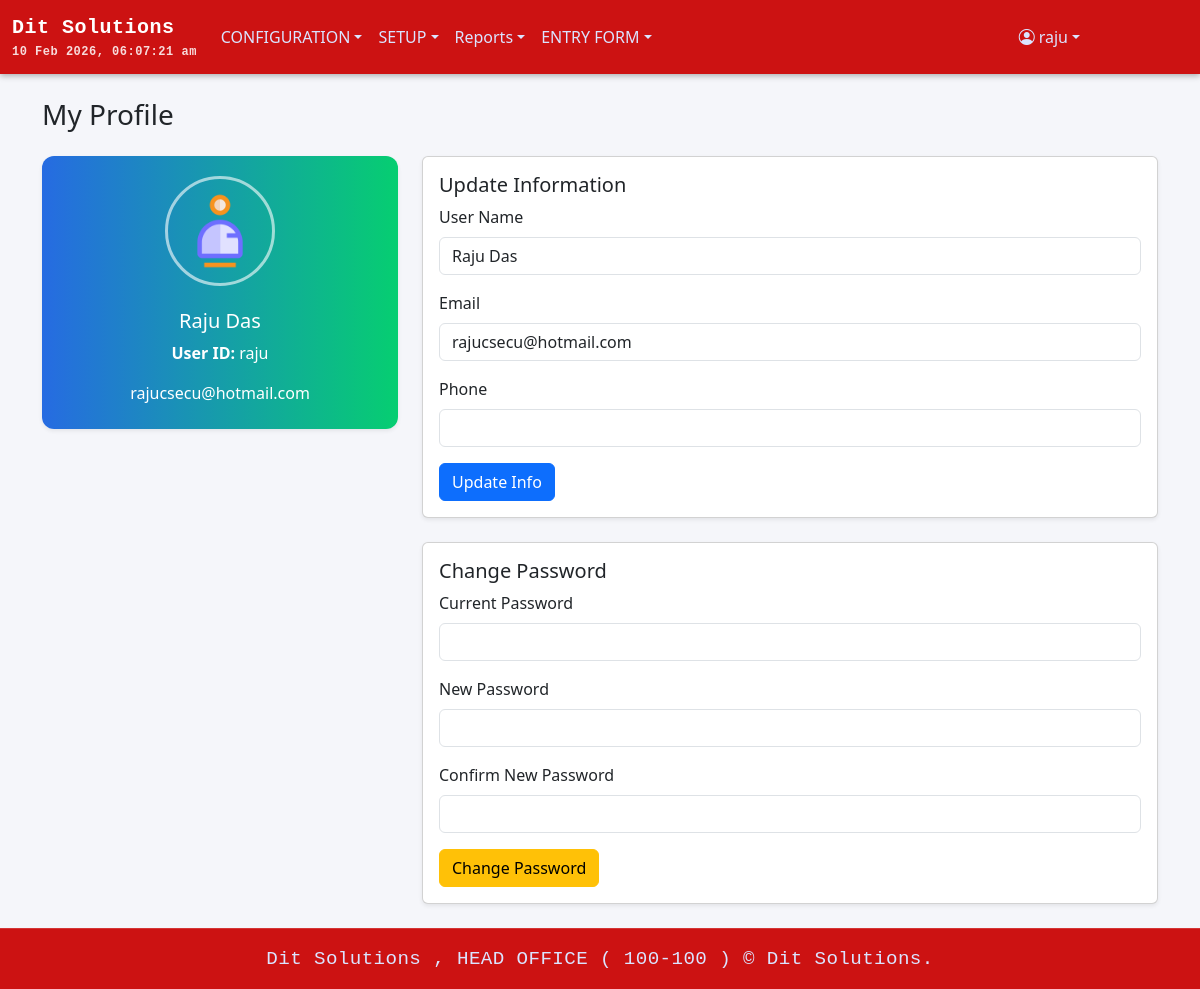
Page /profile.php (signed in) on the committed database.
### tables this page shows
CREATE TABLE `menu_info` (
  `MENU_ID` int(11) NOT NULL,
  `MENU_NAME` varchar(100) NOT NULL,
  `MENU_LINK` varchar(255) DEFAULT NULL,
  `PARENT_ID` int(11) DEFAULT NULL
);

CREATE TABLE `user_login_info` (
  `USER_ID` varchar(200) NOT NULL,
  `USER_PASSWORD` varchar(200) NOT NULL,
  `EMAIL` varchar(100) DEFAULT NULL,
  `PHONE` varchar(20) DEFAULT NULL,
  `ENTRY_DATE` date DEFAULT NULL,
  `AUTHORIZED_STATUS` char(1) DEFAULT 'N',
  `USER_NAME` varchar(200) DEFAULT NULL,
  `USER_TYPE_ID` int(10) DEFAULT NULL,
  `BR_CODE` varchar(20) DEFAULT NULL,
  `ORG_CODE` varchar(20) DEFAULT NULL
);

### profile.php (the view, shortened to what this page needs)
<?php
require 'db.php';
$userId   = $_SESSION['user']['user_id'] ?? null;
$stmt = $pdo->prepare("SELECT * FROM user_login_info WHERE USER_ID = :uid");
$stmt->execute(['uid' => $userId]);
$user = $stmt->fetch(PDO::FETCH_ASSOC);
?>
<!DOCTYPE html>
<html lang="en">
<head>
<link href="https://cdn.jsdelivr.net/npm/bootstrap@5.3.0/dist/css/bootstrap.min.css" rel="stylesheet">
</head>
<body>
<?php include 'header.php'; ?>
<main class="container py-4">
<h3 class="mb-4">My Profile</h3>
<div class="row">
    <div class="col-md-4 mb-4">
        <div class="profile-card shadow-sm">
            <img src="plogo.png" alt="Profile Logo">
            <h5 class="mt-2"><?= htmlspecialchars($user['USER_NAME']) ?></h5>
            <p><strong>User ID:</strong> <?= htmlspecialchars($user['USER_ID']) ?></p>
            <p class="mb-1"><?= htmlspecialchars($user['EMAIL']) ?></p>
        </div>
    </div>
    <div class="col-md-8">
        <div class="card mb-4 shadow-sm">
            <div class="card-body">
                <h5>Update Information</h5>
                <form method="post">
                    <div class="mb-3">
                        <label class="form-label">User Name</label>
                        <input type="text" name="user_name" class="form-control"
                               value="<?= htmlspecialchars($user['USER_NAME']) ?>" required>
                    </div>
                    <div class="mb-3">
                        <label class="form-label">Email</label>
                        <input type="email" name="email" class="form-control"
                               value="<?= htmlspecialchars($user['EMAIL']) ?>">
                    </div>
                    <div class="mb-3">
                        <label class="form-label">Phone</label>
                        <input type="text" name="phone" class="form-control"
                               value="<?= htmlspecialchars($user['PHONE']) ?>">
                    </div>
                    <button type="submit" name="update_info" class="btn btn-primary">
                        Update Info
                    </button>
                </form>
            </div>
        </div>
        <div class="card shadow-sm">
            <div class="card-body">
                <h5>Change Password</h5>
                <form method="post">
                    <div class="mb-3">
                        <label class="form-label">Current Password</label>
                        <input type="password" name="current_password" class="form-control" required>
                    </div>
                    <div class="mb-3">
                        <label class="form-label">New Password</label>
                        <input type="password" name="new_password" class="form-control" required>
                    </div>
                    <div class="mb-3">
                        <label class="form-label">Confirm New Password</label>
                        <input type="password" name="confirm_password" class="form-control" required>
                    </div>
                    <button type="submit" name="change_password" class="btn btn-warning">
                        Change Password
                    </button>
                </form>
            </div>
        </div>
    </div>
</div>
</main>
<?php include 'footer.php'; ?>
</body>
</html>

### header.php (shortened to what this page needs)
<?php
$loginUserTypeId = $_SESSION['user']['user_type_id'] ?? '';
$loginUserId     = $_SESSION['user']['user_id'] ?? '';
$sqlMenus = "SELECT m.MENU_ID, m.MENU_NAME, m.MENU_LINK, m.PARENT_ID
             FROM menu_info m
             INNER JOIN user_menu_view_permission ump
                 ON m.MENU_ID = ump.MENU_ID
             WHERE ump.USER_TYPE_ID = :user_type_id
               AND ump.CAN_VIEW = true
             ORDER BY m.MENU_ID";
$stmtMenus = $pdo->prepare($sqlMenus);
$stmtMenus->execute(['user_type_id' => $loginUserTypeId]);
$menus = $stmtMenus->fetchAll(PDO::FETCH_ASSOC);
$menuTree = [];
foreach ($menus as $menu) {
    $parentId = $menu['PARENT_ID'] ?: 0;
    $menuTree[$parentId][] = $menu;
}
?>
<!DOCTYPE html>
<html lang="en">
<head>
    <link href="https://cdn.jsdelivr.net/npm/bootstrap@5.3.0/dist/css/bootstrap.min.css" rel="stylesheet">
    <link href="https://cdn.jsdelivr.net/npm/bootstrap-icons@1.10.5/font/bootstrap-icons.css" rel="stylesheet">
</head>
<body>
<nav class="navbar navbar-expand-lg navbar-dark">
    <div class="container-fluid">
       <a class="navbar-brand d-flex flex-column" href="home.php">
    <span>
        <?= htmlspecialchars($_SESSION['user']['org_name'] ?? 'Stock36') ?>
    </span>
    <small id="currentDateTime" style="font-size: 0.75rem; opacity: 0.85;">
    </small>
</a>
        <div class="collapse navbar-collapse" id="navbarContent">
            <ul class="navbar-nav me-auto mb-2 mb-lg-0">
                <?php
                if (isset($menuTree[0])) {
                    foreach ($menuTree[0] as $menu) {
                        $menuId = $menu['MENU_ID'];
                        if (isset($menuTree[$menuId])) {
                            echo '<li class="nav-item dropdown">';
                            echo '<a class="nav-link dropdown-toggle" href="#" role="button" data-bs-toggle="dropdown">'
                                . htmlspecialchars($menu['MENU_NAME']) . '</a>';
                            echo '<ul class="dropdown-menu">';
                            echo '</ul></li>';
                        } else {
                            echo '<li class="nav-item">';
                            echo '<a class="nav-link" href="' . htmlspecialchars($menu['MENU_LINK']) . '">'
                                . htmlspecialchars($menu['MENU_NAME']) . '</a></li>';
                        }
                    }
                }
                ?>
            </ul>
<ul class="navbar-nav ms-auto" style="margin-right: 100px;">
    <li class="nav-item dropdown">
        <a class="nav-link dropdown-toggle d-flex align-items-center" href="#" role="button" data-bs-toggle="dropdown">
            <i class="bi bi-person-circle me-1"></i>
            <?= htmlspecialchars($loginUserId) ?>
        </a>
    </li>
</ul>
        </div>
    </div>
</nav>
</body>
</html>

### profile.php (style rules this page uses)
.profile-card { background: linear-gradient(90deg, #266be2ff 0%, #06ce71ff 100%); color: #fff; padding: 20px; border-radius: 12px; text-align: center; }
.profile-card img { width: 110px; height: 110px; border-radius: 50%; margin-bottom: 15px; border: 3px solid rgba(255,255,255,0.6); }

### header.php (style rules this page uses)
.navbar { background: linear-gradient(90deg, rgb(204, 18, 18) 0%, rgb(204, 18, 18) 100%); box-shadow: 0 2px 6px rgba(0, 0, 0, 0.3); transition: background 0.3s ease; }
.navbar-brand { font-family: "SF Mono", "Roboto Mono", "Menlo", "Consolas", monospace; font-weight: 600; font-size: 1.3rem; color: #ffffff !important; letter-spacing: 0.5px; transition: all 0.3s ease; }
.navbar-nav .nav-link { color: #dbe4ff !important; transition: color 0.3s ease, transform 0.2s ease; }

### footer.php (style rules this page uses)
body { display: flex; flex-direction: column; min-height: 100vh; background-color: #f5f6fa; }

### rows in the picture
menu_info: MENU_NAME "CONFIGURATION"
menu_info: MENU_NAME "SETUP"
menu_info: MENU_NAME "Reports"
menu_info: MENU_NAME "ENTRY FORM"
user_login_info: USER_NAME "Raju Das", USER_ID "raju", EMAIL "rajucsecu@hotmail.com", user_name "Raju Das", email "rajucsecu@hotmail.com"

### other values in the picture
$_SESSION['user']['org_name'] "Dit Solutions"
$loginUserId "raju"
$_SESSION['user']['branch_name'] "HEAD OFFICE"
$_SESSION['user']['br_code'] "100-100"
